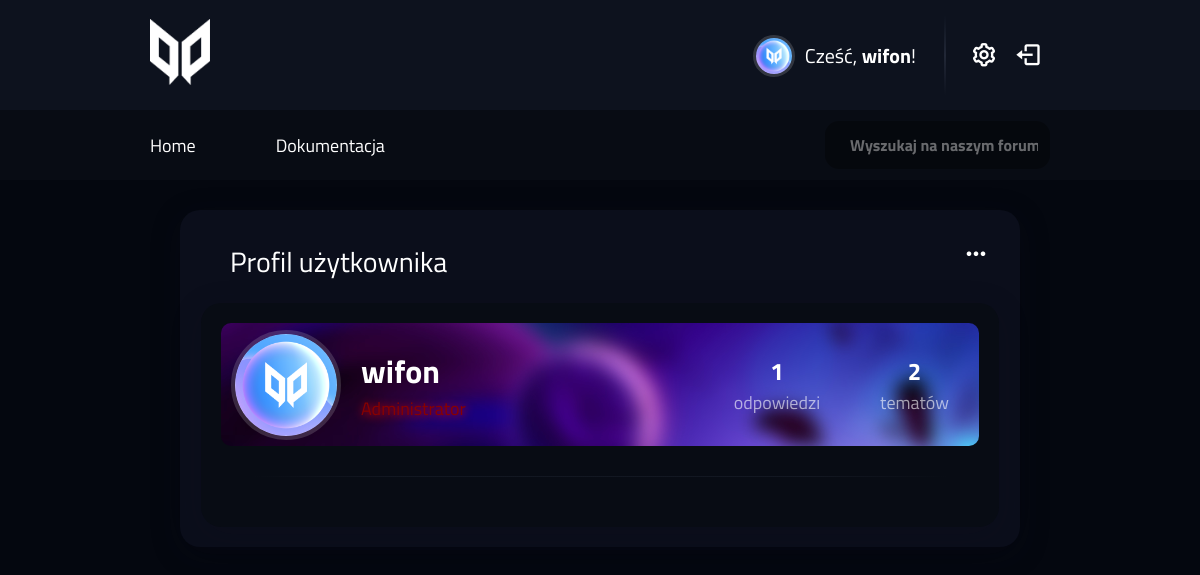
The app's page /user.php?id=1 (signed in) with its own data.
### tables this page shows
CREATE TABLE `users` (
  `ID` int(11) NOT NULL,
  `username` varchar(255) NOT NULL,
  `password` varchar(255) NOT NULL,
  `email` varchar(255) NOT NULL,
  `rank` varchar(255) NOT NULL DEFAULT 'Użytkownik',
  `pfp` varchar(255) NOT NULL DEFAULT 'default.png',
  `ban` int(11) NOT NULL DEFAULT 0
);

### user.php (the view, shortened to what this page needs)
<?php
    $user_id = $_SESSION['id'];
    include("connect.php");
    if(isSet($_SESSION['id']) && isSet($_SESSION['username']))
    {
?>
<!DOCTYPE html>
<html lang="pl">
<head>
    <link href='https://unpkg.com/boxicons@2.1.4/css/boxicons.min.css' rel='stylesheet'>
    <link rel="stylesheet" href="./admin-menu/style.css">
    <link rel="stylesheet" href="./style.css">
    <link rel="stylesheet" href="./footer/style.css">
</head>
<body>
    <header>
        <nav class="navbar">
            <div class="container-top">
                <div class="nav-top">
                    <a href="home.php"><img class="logo" alt="logo" src="./images/logo.png"></a>
                    <ul class="nav-profile">
                        <a href="user.php?id=<?php echo $user_id; ?>"><li><img class="pfp" alt="pfp" src="./pfp/<?php echo $_SESSION['pfp'];?>"></li>
                        <li><span>Cześć, <b><?php echo $_SESSION['username']; ?></b>!</span></li></a>
                        <div class="divider"></div>
                        <li><a href="settings.php"><i class='bx bx-cog bx-spin-hover'></i></a></li>
                        <li><a href="logout.php"><i class='bx bx-log-out'></i></a></li>
                    </ul>
                </div>
            </div>
            <div class="container-bottom">
                <div class="nav-bottom">
                    <div class="nav-links">
                        <a class="nav-buttons" href="home.php">Home</a>
                        <a class="nav-buttons" href="doc.php">Dokumentacja</a>
                    </div>
                    <input type="text" class="search" onkeyup="search()" id="search" placeholder="Wyszukaj na naszym forum">
                </div>
            </div>
        </nav>
    </header>
    <main class="acc-main">
        <article class="user-profile">
            <div class="profile-label">
                <span>Profil użytkownika</span>
                <?php
                $user_id = $_GET['id'];
                    echo "
                    <div class='dropdown'>
                            <i onclick='dropdown()' class='bx bx-dots-horizontal-rounded'></i>";
                    echo "
                    </div>";
                ?>
            </div>
            <div class="container">
                <div class="profile">
                    <div class="profile-info">
                        <?php
                        $sql_user = "SELECT * FROM users WHERE ID='$user_id'";
                        $results_user = mysqli_query($connect, $sql_user);
                        $row_user = mysqli_fetch_array($results_user);
                        $sql_topcis = "SELECT * FROM topics WHERE user_id='$user_id'";
                        $results_topics = mysqli_query($connect, $sql_topcis);
                        $counter_topics = mysqli_num_rows($results_topics);
                        $sql_posts = "SELECT * FROM posts WHERE user_id='$user_id'";
                        $results_posts = mysqli_query($connect, $sql_posts);
                        $counter_posts = mysqli_num_rows($results_posts);
                        $user_pfp = $row_user['pfp'];
                        $user_name = $row_user['username'];
                        $user_rank = $row_user['rank'];
                        if($user_rank === "Administrator") { $user_rank = "</i>Administrator"; $class = "admin"; }
                        else { $class = "user"; }
                        echo "
                        <img src='./pfp/".$user_pfp."'>
                        <div>
                            <p>".$user_name."</p>
                            <span class='".$class."'>".$user_rank."</span>
                        </div>
                        </div>
                        <div class='profile-stats'>
                            <div>
                                <p>".$counter_posts."</p>
                                <span>odpowiedzi</span>
                            </div>
                            <div>
                                <p>".$counter_topics."</p>
                                <span>tematów</span>
                            </div>
                        </div>
                        </div>
                        <hr>
                        ";
                        ?>
            </div>
        </article>
    </main>
</body>
</html>
<?php
    }
    else {
        header("Location: index.php?error=Musisz być zalogowany");
    }
?>

### admin-menu/style.css (style rules this page uses)
:root { --primary: #080c14; --secondary: #0d121e; --accent: #2b52ff; --accent-hover: #1a3dd6; --label: #ffffff; --text: rgba(255, 255, 255, 0.6); }
.dropdown > i { font-size: 28px; cursor: pointer; color: var(--label); transition: .3s; }
.dropdown { position: relative; display: inline-block; }

### style.css (style rules this page uses)
* { margin: 0; padding: 0; box-sizing: border-box; font-family: 'Titillium Web', sans-serif; }
:root { --primary: #080c14; --secondary: #0d121e; --accent: #2b52ff; --accent-hover: #1a3dd6; --label: #ffffff; --text: rgba(255, 255, 255, 0.6); }
body, html { width: 100%; }
body { background: #04070f; }
.navbar { position: relative; width: 100%; }
.container-top { width: 100%; background-color: var(--secondary); display: flex; justify-content: center; }
.nav-top { width: 75%; height: 110px; display: flex; justify-content: space-between; align-items: center; }
.container-bottom { width: 100%; background-color: var(--primary); display: flex; justify-content: center; }
.nav-bottom { width: 75%; height: 70px; display: flex; justify-content: space-between; align-items: center; }
.logo { width: 60px; }
.nav-profile { list-style: none; display: flex; align-items: center; }
.nav-profile > a { text-decoration: none; display: flex; align-items: center; }
.nav-profile span { color: var(--label); font-size: 20px; margin-right: 12px; }
.nav-profile li i { color: var(--label); font-size: 28px; margin: 3px 8px 0 8px; }
.pfp { border-radius: 50%; width: 42px; height: 42px; margin: 7px 10px 0 0; border: 3px solid rgba(200, 200, 200, 0.2); }
.nav-links { display: flex; align-items: center; justify-content: space-around; }
.nav-buttons { text-decoration: none; position: relative; color: var(--label); font-size: 18px; transition: .3s; text-align: left; margin-right: 80px; }
.search { background: rgba(0, 0, 0, 0.35); color: var(--label); padding: 12px 12px 12px 25px; border-radius: 14px; border: none; width: 25%; font-size: 16px; outline: none; }
.search::placeholder { color: rgba(255, 255, 255, 0.4); font-weight: bold; }
.divider { height: 80px; border: 1px solid; border-image: linear-gradient(transparent, rgba(113, 123, 151, 0.2), transparent); border-image-slice: 1; margin: 16px; }
.acc-main { width: 100%; display: flex; justify-content: center; }
hr { height: 8px; background-image: linear-gradient(90deg, transparent, rgba(113, 123, 151, 0.1) 20% 80%, transparent); border: none; height: 1px; margin: 30px; }
a { text-decoration: none; }
.admin { color: #880000 !important; text-shadow: 1px 1px 10px red; }
.user-profile { background-color: rgba(15, 18, 33, 0.7); width: 70%; margin-top: 30px; border-radius: 20px; box-shadow: rgba(14, 14, 26, 0.3) 0px 7px 29px 0px; display: flex; justify-content: center; flex-direction: column; }
.user-profile > .container { background-color: var(--primary); box-shadow: rgba(14, 14, 26, 0.3) 0px 7px 29px 0px; width: 95%; margin-left: 2.5%; border-radius: 20px; padding: 20px; margin-bottom: 20px; }
.profile { display: flex; justify-content: space-between; align-items: center; border-radius: 10px; background-image: url('./images/banner.jpg'); }
.profile-info { display: flex; align-items: center; flex-direction: row; color: var(--label); }
.profile-info > div { margin-left: 20px; }
.profile-info > div > p { color: var(--label); font-size: 32px; font-weight: bold; }
.profile-info > div > span { color: var(--text); font-size: 18px; }
.profile-info > img { width: 110px; height: 110px; margin-left: 10px; border-radius: 50%; border: 4px solid rgba(200, 200, 200, 0.2); }
.profile-stats { display: flex; flex-direction: row; }
.profile-stats > div { display: flex; flex-direction: column; align-items: center; margin: 30px; }
.profile-stats > div > p { color: var(--label); font-size: 24px; font-weight: bold; }
.profile-stats > div > span { color: var(--text); font-size: 18px; }
.profile-label { display: flex; justify-content: space-between; margin: 30px 0px 20px 50px; }
.profile-label span { color: var(--label); font-size: 28px; }
.profile-label > .dropdown { margin-right: 30px; }

### footer/style.css (style rules this page uses)
:root { --primary: #080c14; --secondary: #0d121e; --accent: #2b52ff; --accent-hover: #1a3dd6; --label: #ffffff; --text: rgba(255, 255, 255, 0.6); --footer: rgba(255, 255, 255, 0.2); }

### records on screen
users: pfp (picture), username "wifon"

### other values on screen
$_SESSION['username'] "wifon"
$counter_posts "1"
$counter_topics "2"
